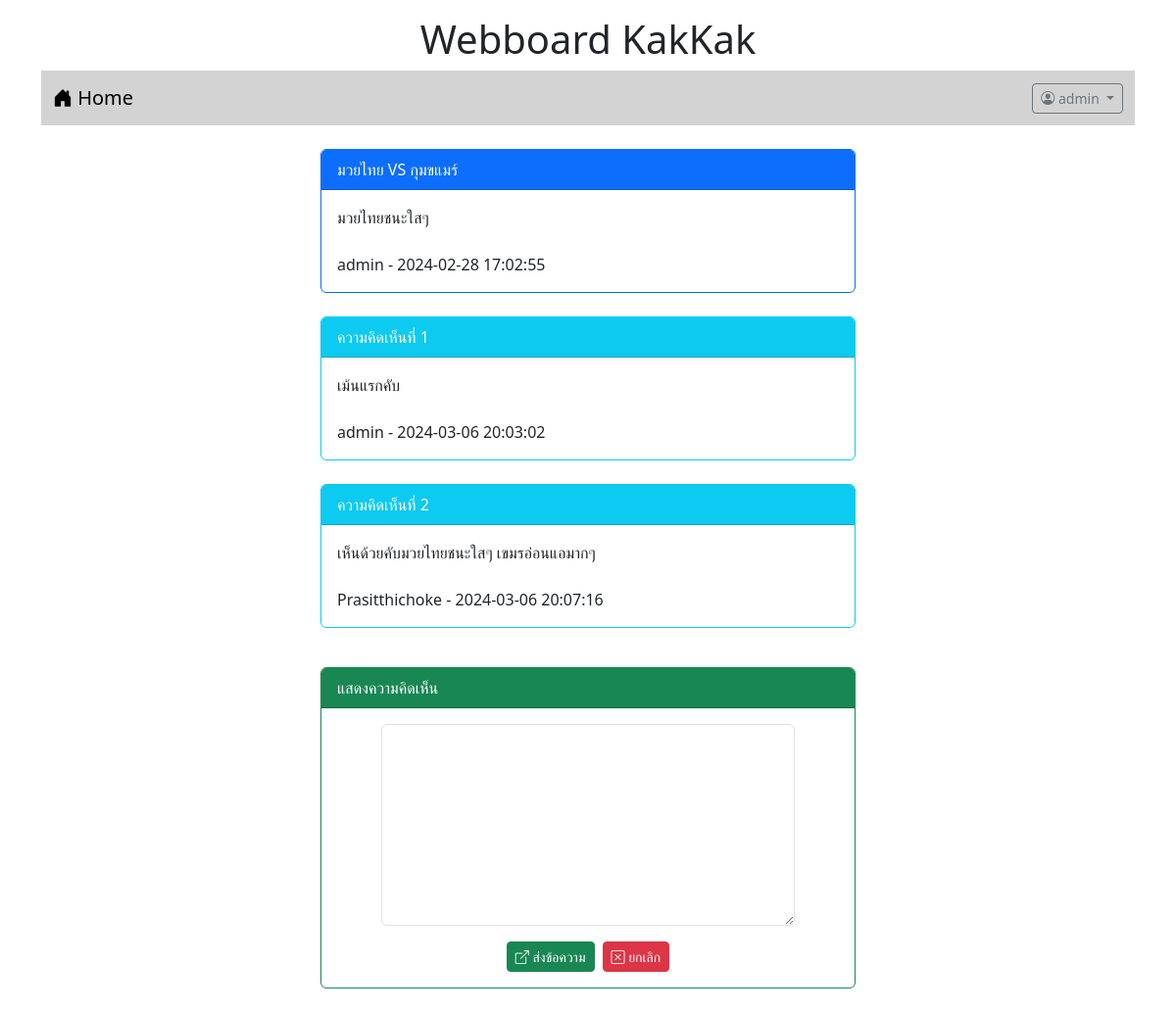
Page /post.php?id=2 (signed in) on the committed database.
### tables this page shows
CREATE TABLE `post` (
  `id` int(11) NOT NULL,
  `title` varchar(128) NOT NULL,
  `content` varchar(2048) NOT NULL,
  `post_date` datetime NOT NULL,
  `cat_id` int(11) NOT NULL,
  `user_id` int(11) NOT NULL
);

CREATE TABLE `user` (
  `id` int(11) NOT NULL,
  `login` varchar(32) NOT NULL,
  `password` varchar(64) NOT NULL,
  `name` varchar(64) NOT NULL,
  `gender` char(1) NOT NULL,
  `email` varchar(32) NOT NULL,
  `role` char(1) NOT NULL
);

CREATE TABLE `comment` (
  `id` int(11) NOT NULL,
  `content` mediumtext NOT NULL,
  `post_date` datetime NOT NULL,
  `user_id` int(11) NOT NULL,
  `post_id` int(11) NOT NULL
);

### post.php (the view, shortened to what this page needs)
<!DOCTYPE html>
<html lang="en">
<head>
    <link rel="stylesheet" href="bootstrap-5.3.2-dist/css/bootstrap.min.css">
    <link rel="stylesheet" href="https://cdn.jsdelivr.net/npm/bootstrap-icons@1.11.3/font/bootstrap-icons.min.css">
</head>
<body>
    <div class="container-lg">
        <h1 style="text-align: center;" class="mt-3">Webboard KakKak</h1>
        <?php include "nav.php" ?>
        <div class="row mt-4">
            <div class="col-lg-3 col-md-2 col-sm-1"></div>
            <div class="col-lg-6 col-md-8 col-sm-10">
                <?php
                    $conn=new PDO("mysql:host=localhost;dbname=webboard;charset=utf8","root","");
                    $sql="select post.title,post.content,post.post_date,user.login
                    from post inner join user on
                    (post.user_id = user.id) where post.id = $_GET[id]";
                    $result=$conn->query($sql);
                    while($row = $result->fetch()) {
                        echo "<div class='card border-primary'>";
                        echo "<div class='card-header bg-primary text-white'>$row[0]</div>";
                        echo "<div class='card-body'>$row[1]<br><br>$row[3] - $row[2]</div>";
                        echo "</div><br>";
                    }
                ?>
                <?php
                    $conn=new PDO("mysql:host=localhost;dbname=webboard;charset=utf8","root","");
                    $sql="select comment.content,comment.post_date,user.login
                    from comment inner join user on
                    (comment.user_id = user.id) where comment.post_id = $_GET[id]";
                    $result=$conn->query($sql);
                    $i = 1;
                    while($row = $result->fetch()) {
                        echo "<div class='card border-info'>";
                        echo "<div class='card-header bg-info text-white'>ความคิดเห็นที่ $i</div>";
                        echo "<div class='card-body'>$row[0]<br><br>$row[2] - $row[1]</div>";
                        echo "</div><br>";
                        $i = $i+1;
                    }
                ?>
                <?php if(isset($_SESSION['id'])) { ?>
                <div class="card border-success mt-3">
                    <div class="card-header bg-success text-white">แสดงความคิดเห็น</div>
                    <div class="card-body">
                        <form action="post_save.php" method="post">
                            <div class="row mb3 justify-content-center">
                                <div class="col-lg-10">
                                    <textarea name="comment" rows="8"
                                    class="form-control" require></textarea>
                                </div>
                            </div>
                            <div class="row mt-3">
                                <div class="col-lg-12 d-flex justify-content-center">
                                    <button type="submit" class="btn btn-success btn-sm text-white">
                                        <i class="bi bi-box-arrow-up-right"></i> ส่งข้อความ
                                    </button>
                                    <button type="reset" class="btn btn-danger btn-sm ms-2">
                                        <i class="bi bi-x-square"></i> ยกเลิก
                                    </button>
                                </div>
                            </div>
                        </form>
                    </div>
                </div>
                <?php } ?>
                <br>
            </div>
            <div class="col-lg-3 col-md-2 col-sm-1"></div>
        </div>
    </div>
</body>
</html>

### rows in the picture
post: title "มวยไทย VS กุมขแมร์", content "มวยไทยชนะใสๆ", user.login "admin", post_date "2024-02-28 17:02:55"
comment: content "เม้นแรกคับ", user.login "admin", post_date "2024-03-06 20:03:02"
comment: content "เห็นด้วยคับมวยไทยชนะใสๆ เขมรอ่อนแอมากๆ", user.login "Prasitthichoke", post_date "2024-03-06 20:07:16"

### other values in the picture
$_SESSION['username'] "admin"
